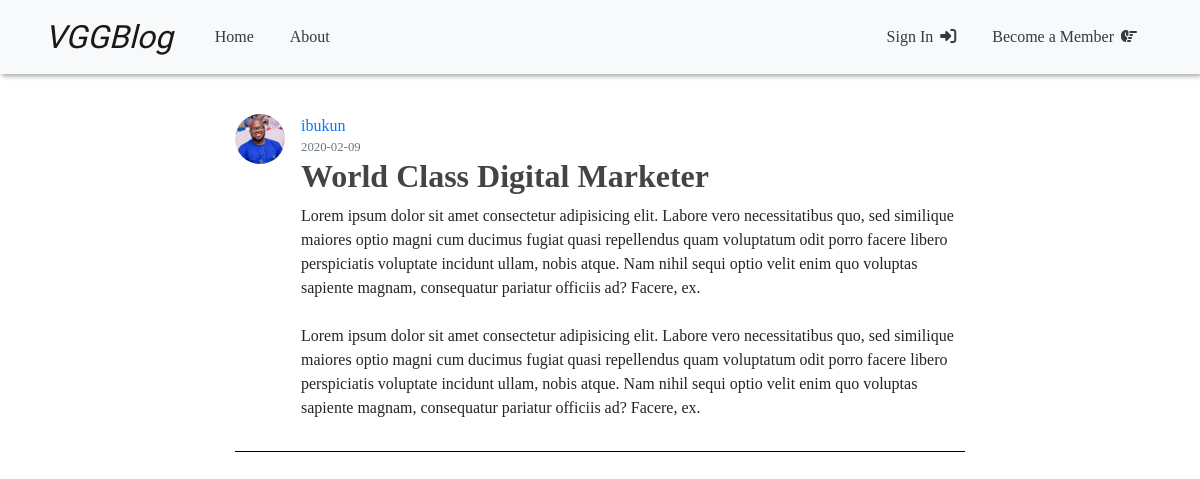
Screenshot of /post/2 with the database file from the repository.
### vggblog/models.py (models this page shows, shortened)
class User(db.Model, UserMixin):
  id = db.Column(db.Integer, primary_key=True)
  username = db.Column(db.String(20), unique=True, nullable=False)
  email = db.Column(db.String(120), unique=True, nullable=False)
  image_file = db.Column(db.String(20), nullable=False, default='default.jpg')
  password = db.Column(db.String(60), nullable=False)
  posts = db.relationship('Post', backref='author', lazy=True)

class Post(db.Model):
  id = db.Column(db.Integer, primary_key=True)
  title = db.Column(db.String(100), nullable=False)
  date_posted = db.Column(db.DateTime, nullable=False, default=datetime.utcnow)
  content = db.Column(db.Text, nullable=False)
  user_id = db.Column(db.Integer, db.ForeignKey('user.id'), nullable=False)

### vggblog/routes.py (the view)
@app.route('/post/<int:post_id>')
def post(post_id):
  post = Post.query.get_or_404(post_id)
  return render_template('post.html', title=post.title, post=post)

### vggblog/templates/post.html (shortened to what this page needs)
{% extends "layout.html" %}
{% block content %}
  <article class="media content-section">
    <img class="rounded-circle article-img" src="{{url_for('static', filename='profile_pics/' + post.author.image_file)}}" alt="">
    <div class="media-body">
      <div class="article-metadata">
        <a class="mr-2" href="#">{{ post.author.username }}</a>
        <small class="text-muted">{{ post.date_posted.strftime('%Y-%m-%d') }}</small>
      </div>
      <h2 class="article-title">{{ post.title }}</h2>
      <p class="article-content">{{ post.content }}</p>
    </div>
  </article>
{% endblock content %}

### vggblog/static/main.css (style rules this page uses)
body { font-family: Cambria, Cochin, Georgia, Times, 'Times New Roman', serif; }
h1, h2, h3, h4, h5, h6 { color: #444444; }
.content-section { margin-bottom: 40px; padding-bottom: 15px; border-bottom: 1px solid #000; }
.article-title { color: #444444; font-weight: bold; }
.article-content { white-space: pre-line; }
.article-img { height: 50px; width: 50px; margin-right: 16px; }
.article-metadata { display: flex; flex-direction: column; }

### rows the page displays
User: image_file (picture), author.username "ibukun"
Post: date_posted "2020-02-09", title "World Class Digital Marketer", content "Lorem ipsum dolor sit amet consectetur adipisicing elit. Labore vero necessitatibus quo, sed similique maiores optio magni cum ducimus fugiat quasi repellendus quam voluptatum odit porro facere libero perspiciatis voluptate incidunt ullam, nobis atque. Nam nihil sequi optio velit enim quo voluptas sapiente magnam, consequatur pariatur officiis ad? Facere, ex. Lorem ipsum dolor sit amet consectetur adipisicing elit. Labore vero necessitatibus quo, sed similique maiores optio magni cum ducimus fugiat quasi repellendus quam voluptatum odit porro facere libero perspiciatis voluptate incidunt ullam, nobis atque. Nam nihil sequi optio velit enim quo voluptas sapiente magnam, consequatur pariatur…"
